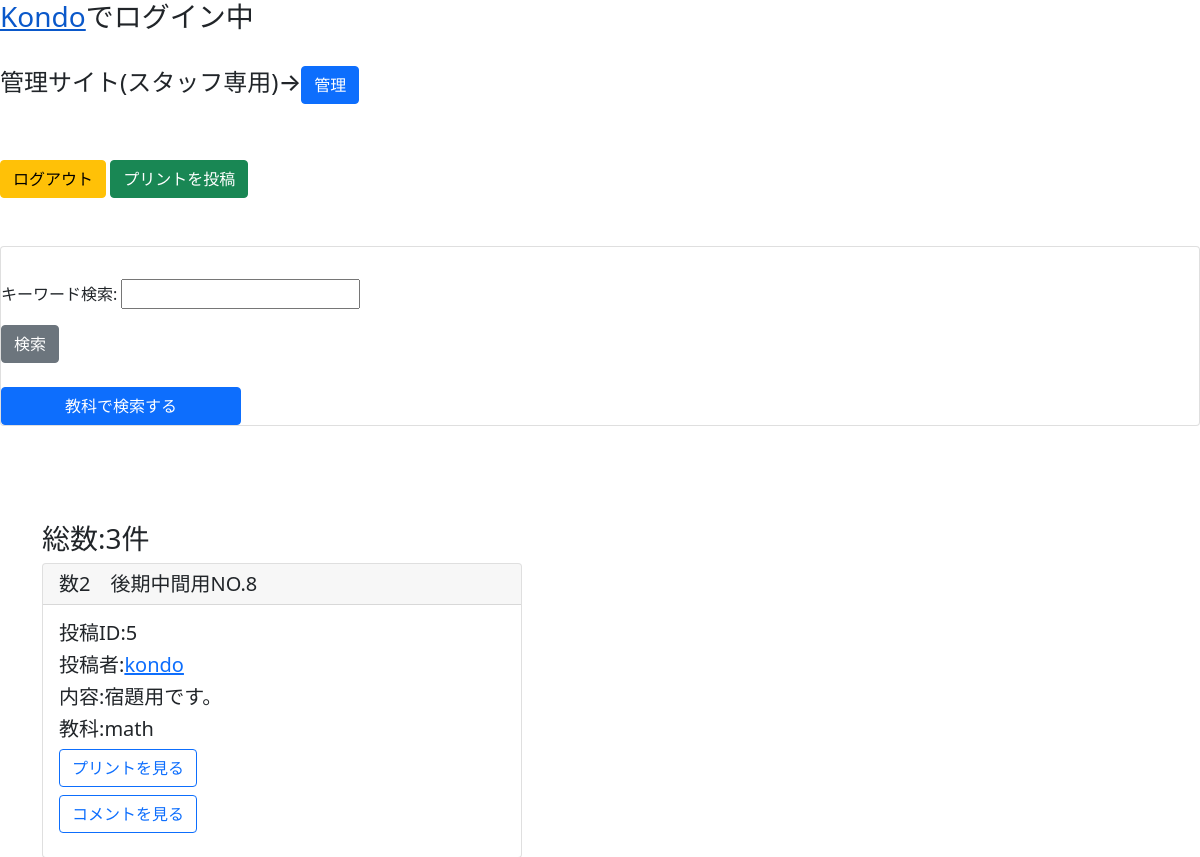
/find/ (signed in, upper part), run on an earlier commit of the app's database.
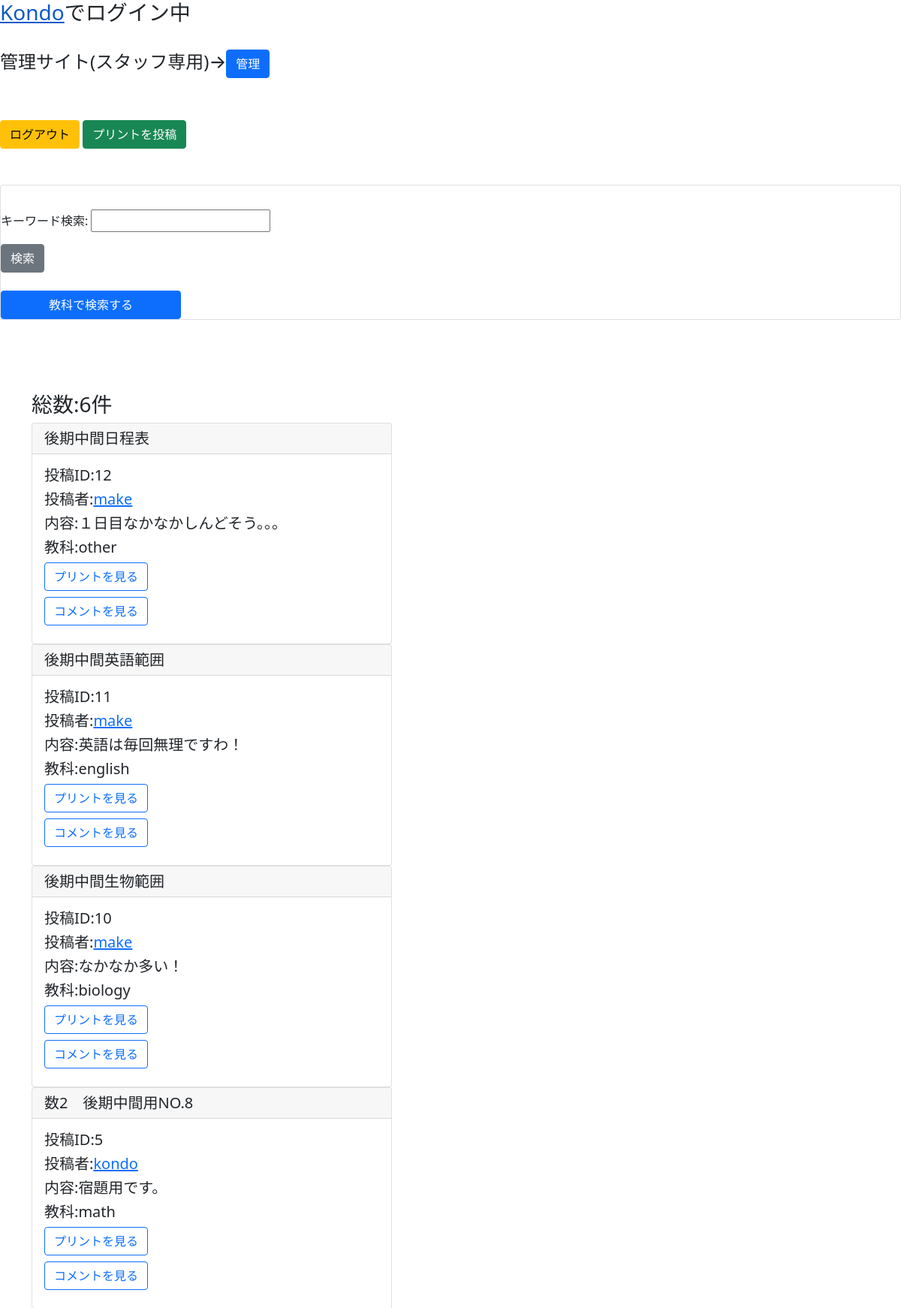
And on a later commit of the database.
### printapp/models.py (models this page shows, shortened)
class PrintModel(models.Model):
    title = models.CharField(max_length=100)
    content = models.TextField()
    author = models.ForeignKey(User_user, on_delete=models.CASCADE)
    images = models.FileField(upload_to='file/%Y/%m/%d')
    category = models.CharField(
        max_length = 50,
        choices = CATEGORY,
        default=CATEGORY[0][0]
    )

### accounts/models.py (models this page shows)
class User_user(AbstractBaseUser,PermissionsMixin):
    username = models.CharField(max_length=25, unique=True)
    email = models.EmailField(unique=True)
    icon = models.ImageField(blank=True, null=True)
    introduction = models.CharField(max_length=75, blank=True, null=True)
    date_joined = models.DateTimeField(default=timezone.now)
    is_staff = models.BooleanField(
        _('staff status'),
        default=False,
        help_text=_('Designates whether the user can log into this admin site.'),
    )
    is_active = models.BooleanField(
        _('active'),
        default=True,
        help_text=_(
            'Designates whether this user should be treated as active. '
            'Unselect this instead of deleting accounts.'
        ),
    )
    followers = models.ManyToManyField('self', blank=True, symmetrical=False)
    objects = UserManager()
    EMAIL_FIELD = 'email'
    USERNAME_FIELD = 'username'
    REQUIRED_FIELDS = ['email']
    class Meta:
        verbose_name = _('user')
        verbose_name_plural = _('users')

### printapp/views.py (the view)
# urls.py: path('find/', listwordview, name='find'),
@login_required
def listwordview(request):
    if request.user.is_superuser:
        admin = 'OK'
    else:
        admin = 'NO'
    if request.method == 'POST':
        form = WordForm(request.POST)
        find = request.POST['find']
        data = PrintModel.objects.filter(Q(title__contains=find)|Q(content__contains=find)|Q(author__username__contains=find)).order_by('id').reverse()
        c_num = PrintModel.objects.filter(Q(title__contains=find)|Q(content__contains=find)|Q(author__username__contains=find)).count()
    else:
        form = WordForm()
        data = PrintModel.objects.all().order_by('id').reverse()
        c_num = PrintModel.objects.all().count()
    context = {
        'form':form,
        'data':data,
        'admin':admin,
        'count':c_num
    }
    return render(request, 'printapp/find.html',context)

### accounts/forms.py
class WordForm(forms.Form):
    find = forms.CharField(label='キーワード検索',required=False)

### templates/printapp/find.html (shortened to what this page needs)
{% extends 'base.html' %}
{% load widget_tweaks %}
{% block content %}
{% if user.is_authenticated %}
<h3><a href="{% url 'accounts:profile' user.get_username %}">{{ user.get_username }}</a>でログイン中</h3>
{% else %}
<p>ログインしていません</p>
{% endif %}
<br>
{% if admin == 'OK' %}
<h4>管理サイト(スタッフ専用)→<a href="{% url 'admin:index' %}" class="btn btn-primary">管理</a></h4>
{% endif %}
<br>
<br>
<a href="{% url 'printapp:logout' %}" class="btn btn-warning">ログアウト</a>
<a href="{% url 'printapp:create' %}" class="btn btn-success">プリントを投稿</a>
<div class="card card-auth my-5 mx-auto">
    <div class="card-body"></div>
        <form action="{% url 'printapp:find' %}" method="POST">
            {{form.as_p}}
            <tr><th></th>
                <td>
                    <input type="submit" value="検索" class="btn btn-secondary">
                </td>
            </tr>
        </form>
        <br>
        <a href="{% url 'printapp:list' %}" class="btn btn-primary" style="width: 15rem;">教科で検索する</a>
    </div>
<br>
<br>
<div class="container">
    <h3>総数:{{count}}件</h3>
    {% for item in data %}
    <div class="card" style="width: 30rem;">
        <h5 class="card-header">{{item.title}}</h5>
        <div class="card-body">
            <h5 class="card-title">投稿ID:{{item.id}}</h5>
            <h5 class="card-title">投稿者:<a href="{% url 'accounts:profile' item.author %}">{{item.author}}</a></h5>
            <h5 class="card-title">内容:{{item.content}}</h5>
            <h5 class="card-title">教科:{{item.category}}</h5>
            <h5 class="card-title"><a href="{{ item.images.url }}" class="btn btn-outline-primary">プリントを見る</a></h5>
            <h5 class="card-title"><a href="{% url 'printapp:detail' item.pk %}" class="btn btn-outline-primary">コメントを見る</a></h5>
        </div>
    </div>
    {% endfor %}
</div>
{% endblock content %}

What changed in the data, as far as the page shows it:
added PrintModel: title "後期中間日程表", id "12", author "make", content "１日目なかなかしんどそう。。。", category "other"
added PrintModel: title "後期中間英語範囲", id "11", author "make", content "英語は毎回無理ですわ！", category "english"
added PrintModel: title "後期中間生物範囲", id "10", author "make", content "なかなか多い！", category "biology"
Also different on the page:
{{ count }}: "3" → "6"
